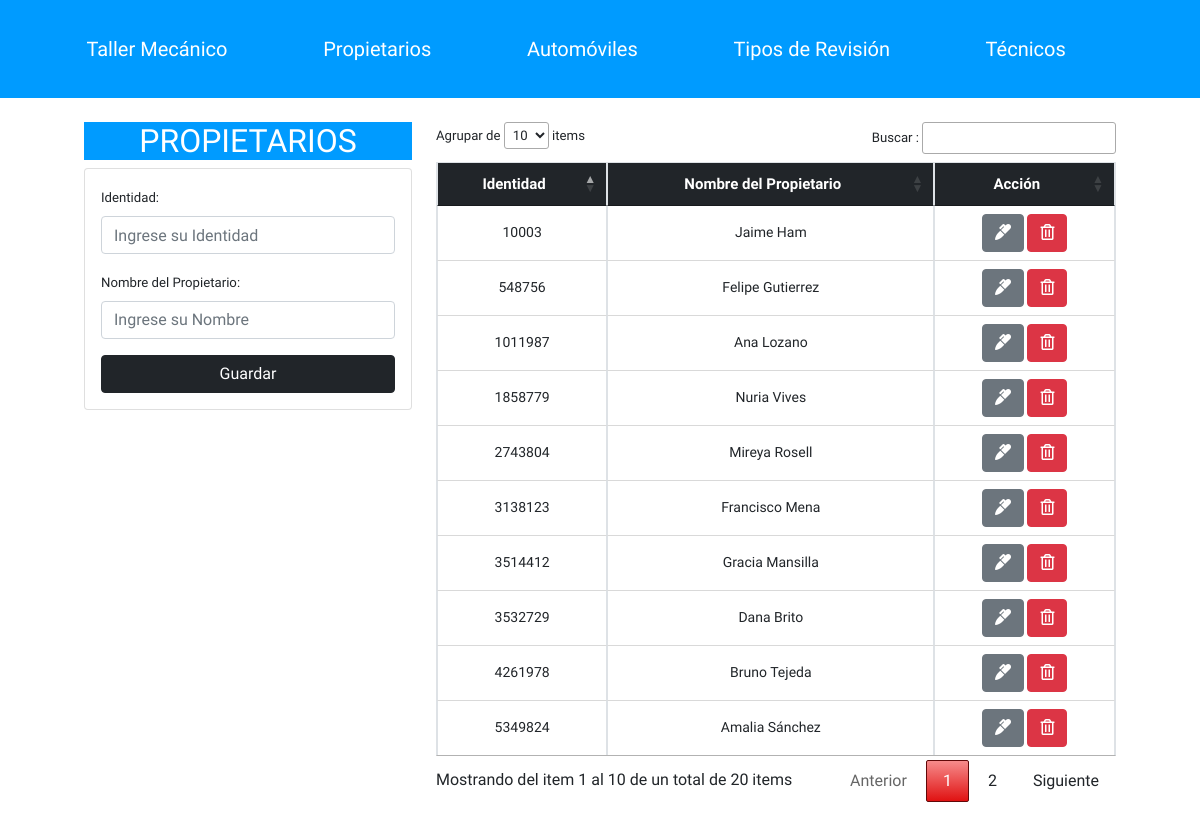
/taller_mecanico/propietarios.php, run on the app's committed database.
### tables this page shows
CREATE TABLE IF NOT EXISTS `propietarios` (
  `Identidad` int(11) NOT NULL,
  `Nombre_Propietario` varchar(255) NOT NULL,
  PRIMARY KEY (`Identidad`)
);

### taller_mecanico/propietarios.php (the view, shortened to what this page needs)
<?php
include("db.php");
include("Includes/header.php");
?>
<div class="container p-4">
    <div class="row">
        <div class="col-md-4"><div class="titulo">
<center><h2>PROPIETARIOS</h2></center></div>
            <div class="card card-body">
                <form action="save_register.php" method = "POST">
                    <div class="form-group">
                        <label>Identidad:</label>
                        <input type="number" name = "Identidad_Prop" required class = "form-control" min = "1"
                        placeholder = "Ingrese su Identidad" autofocus>
                    </div>
                    <div class="form-group">
                        <label>Nombre del Propietario:</label>
                        <input type = "text" name="Nombre_Propietario" required pattern = "[a-z A-Z á-ú-ñ Á-Ú-Ñ]+" class = "form-control" minlength = "2"
                        placeholder = "Ingrese su Nombre">
                    </div>
                    <input type="submit" class = "btn btn-dark btn-block"
                    name = "Guardar_Propietario" value = "Guardar">
                </form>
            </div>
        </div>
        <div class="col-md-8">
            <table id= "tabla" class = "table table-bordered row-border">
                <thead class = "btn-dark">
                    <tr>
                        <th>Identidad</th>
                        <th>Nombre del Propietario</th>
                        <th>Acci&oacute;n</th>
                    </tr>
                </thead>
                <tbody>
                    <?php
                    $query = "SELECT * FROM propietarios";
                    $result_taller = mysqli_query($conn,$query);
                    while($row = mysqli_fetch_array($result_taller)){?>
                        <tr>
                        <td><?php echo $row['Identidad'] ?></td>
                        <td><?php echo $row['Nombre_Propietario'] ?></td>
                            <td>
                                <a href="edit.php?id_Edit_Prop=<?php echo $row['Identidad']?>" class = "btn btn-secondary">
                                    <i class = "fas fa-marker"></i>
                                </a>
                                <a href="delete_register.php?id_Del_Prop=<?php echo $row['Identidad']?>" class = "btn btn-danger">
                                    <i class = "far fa-trash-alt"></i>
                                </a>
                            </td>
                        </tr>
                   <?php }?>
                </tbody>
            </table>
        </div>
    </div>
</div>
<?php include("Includes/footer.php")?>

### taller_mecanico/estilos.css (style rules this page uses)
* { margin: 0; box-sizing: border-box; padding: 0; }
body { font-family: 'Andada Pro', serif; background-color: #ffffff; }
a { color: #ffffff; text-decoration: #ffffff; list-style: none; }
.table.table-bordered th { text-align: center; color: #fff; font-size: 15px; }
.table.table-bordered td { background-color: #fff; text-align: center; vertical-align: 18px; font-size: 14px; }
.container { width: 90%; margin: auto; }
.titulo { background: #009BFF; color: #fff; }

### data on the page
propietarios: Identidad "10003", Nombre_Propietario "Jaime Ham"
propietarios: Identidad "548756", Nombre_Propietario "Felipe Gutierrez"
propietarios: Identidad "1011987", Nombre_Propietario "Ana Lozano"
propietarios: Identidad "1858779", Nombre_Propietario "Nuria Vives"
propietarios: Identidad "2743804", Nombre_Propietario "Mireya Rosell"
propietarios: Identidad "3138123", Nombre_Propietario "Francisco Mena"
propietarios: Identidad "3514412", Nombre_Propietario "Gracia Mansilla"
propietarios: Identidad "3532729", Nombre_Propietario "Dana Brito"
propietarios: Identidad "4261978", Nombre_Propietario "Bruno Tejeda"
propietarios: Identidad "5349824", Nombre_Propietario "Amalia Sánchez"
